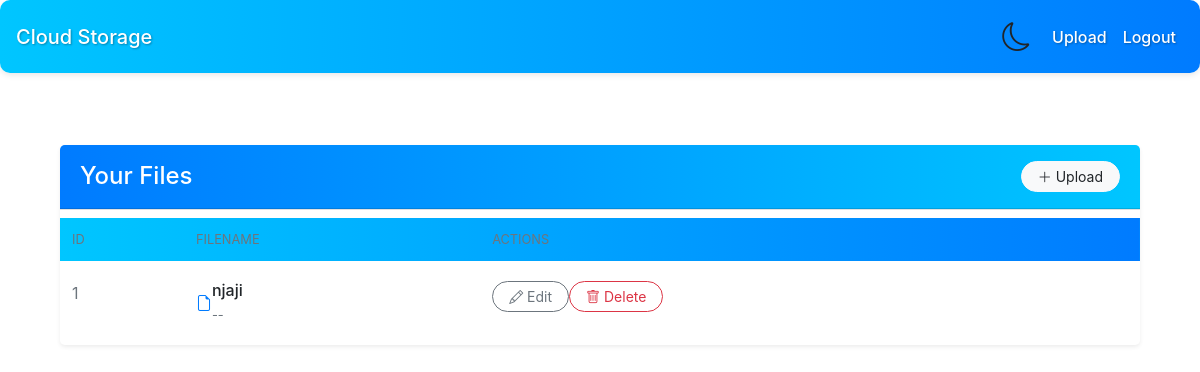
Page / (signed in) on the earlier database version.
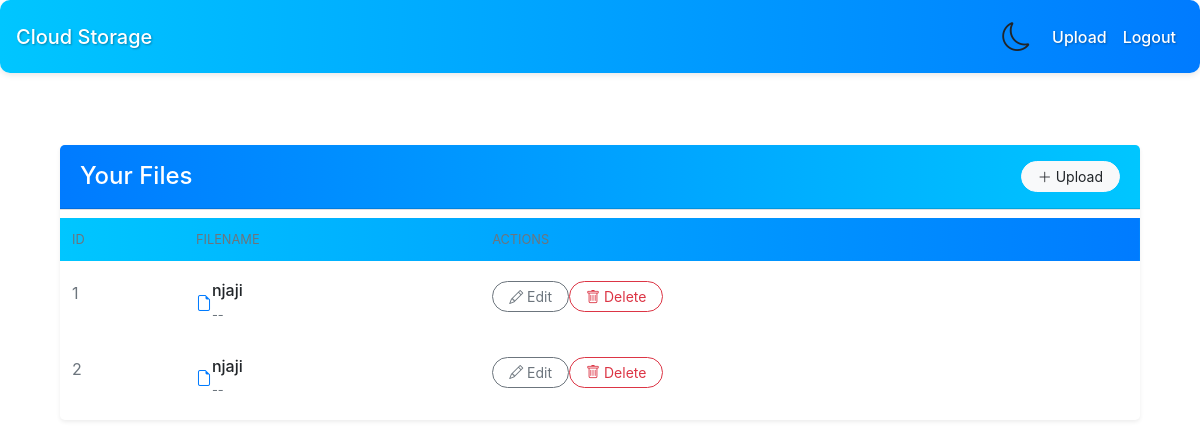
Same page on the later database version.
### app.py (models this page shows)
class File(db.Model):
    id = db.Column(db.Integer, primary_key=True)
    filename = db.Column(db.String(150), nullable=False)
    user_id = db.Column(db.Integer, db.ForeignKey('user.id'), nullable=False)

### app.py (the view)
@app.route('/')
@login_required
def index():
    user_files = File.query.filter_by(user_id=current_user.id).all()
    return render_template('index.html', files=user_files)

### app.py (called while the page is built)
@login_manager.user_loader
def load_user(user_id):
    return User.query.get(int(user_id))

### templates/index.html (shortened to what this page needs)
{% extends "base.html" %}
{% block content %}
<div class="container py-5">
  <div class="card shadow-sm border-0 rounded-lg overflow-hidden">
    <div class="card-header bg-gradient-primary text-white d-flex justify-content-between align-items-center py-3">
      <h2 class="h4 mb-0 fw-bold">Your Files</h2>
      <a href="{{ url_for('upload') }}" class="btn btn-light btn-sm px-3 rounded-pill">
        <i class="bi bi-plus-lg me-1"></i> Upload
      </a>
    </div>
    <div class="card-body p-0">
      {% if files %}
        <div class="table-responsive">
          <table class="table table-borderless mb-0">
            <thead class="bg-light">
              <tr>
                <th class="ps-4 text-uppercase text-secondary small fw-medium">ID</th>
                <th class="text-uppercase text-secondary small fw-medium">Filename</th>
                <th class="text-uppercase text-secondary small fw-medium text-end pe-4">Actions</th>
              </tr>
            </thead>
            <tbody>
              {% for file in files %}
              <tr class="align-middle border-bottom">
                <td class="ps-4 text-secondary">{{ file.id }}</td>
                <td>
                  <div class="d-flex align-items-center">
                    <div class="file-icon me-3">
                      <i class="bi bi-file-earmark text-primary fs-4"></i>
                    </div>
                    <div>
                      <h6 class="mb-0 fw-medium">{{ file.filename }}</h6>
                      <span class="text-muted small">{{ file.size|default('--') }}</span>
                    </div>
                  </div>
                </td>
                <td class="text-end pe-4">
                  <div class="btn-group">
                    <a class="btn btn-outline-secondary btn-sm rounded-pill px-3 me-2" href="{{ url_for('update', file_id=file.id) }}">
                      <i class="bi bi-pencil me-1"></i> Edit
                    </a>
                    <form action="{{ url_for('delete', file_id=file.id) }}" method="post" class="d-inline">
                      <button type="submit" class="btn btn-outline-danger btn-sm rounded-pill px-3">
                        <i class="bi bi-trash me-1"></i> Delete
                      </button>
                    </form>
                  </div>
                </td>
              </tr>
              {% endfor %}
            </tbody>
          </table>
        </div>
      {% endif %}
    </div>
  </div>
</div>
{% endblock %}

### templates/base.html (shortened to what this page needs)
<!DOCTYPE html>
<html>
<head>
  <link rel="stylesheet" href="{{ url_for('static', filename='style.css') }}">
  <link rel="stylesheet" href="https://stackpath.bootstrapcdn.com/bootstrap/4.5.2/css/bootstrap.min.css">
  <link rel="stylesheet" href="https://cdn.jsdelivr.net/npm/bootstrap-icons@1.9.1/font/bootstrap-icons.css">
</head>
<body>
<nav class="navbar navbar-expand-lg">
  <a class="navbar-brand" href="{{ url_for('index') }}">Cloud Storage</a>
  <div class="collapse navbar-collapse">
    <ul class="navbar-nav ml-auto align-items-center">
      <li class="nav-item">
        <button id="theme-toggle" class="btn theme-toggle-btn" title="Toggle Theme">
          <i id="theme-icon" class="bi bi-moon"></i>
        </button>
      </li>
      {% if current_user.is_authenticated %}
      <li class="nav-item">
        <a class="nav-link" href="{{ url_for('upload') }}">Upload</a>
      </li>
      <li class="nav-item">
        <a class="nav-link" href="{{ url_for('logout') }}">Logout</a>
      </li>
      {% endif %}
    </ul>
  </div>
</nav>
<div class="container mt-4">
  {% block content %}{% endblock %}
</div>
</body>
</html>

### static/style.css (style rules this page uses)
body { background-color: #f4f6f8; color: #333; transition: background-color 0.3s ease, color 0.3s ease; font-family: 'Helvetica Neue', Helvetica, Arial, sans-serif; }
.navbar { background: linear-gradient(90deg, #00c6ff, #007bff); box-shadow: 0 2px 6px rgba(0, 0, 0, 0.1); padding: 0.75rem 1.5rem; border-radius: 10px; margin-bottom: 20px; }
.navbar .navbar-brand, .navbar .nav-link { color: #fff; font-weight: 500; text-shadow: 1px 1px 2px rgba(0, 0, 0, 0.3); }
.theme-toggle-btn { border: none; background: transparent; cursor: pointer; outline: none; padding: 0.5rem; }
.theme-toggle-btn i { font-size: 1.8rem; transition: transform 0.3s ease, color 0.3s ease; }
.container { margin-top: 20px; }
.card { background-color: #ffffff; border: none; border-radius: 16px; box-shadow: 0 4px 8px rgba(0, 0, 0, 0.08); margin-bottom: 20px; }
.card-header { padding: 1.5rem; border-bottom: none; border-top-left-radius: 16px; border-top-right-radius: 16px; background: linear-gradient(90deg, #007bff, #00c6ff); color: #fff; }
.table-responsive { border-top: 1px solid #e0e0e0; }
.table { margin-bottom: 0; border-collapse: separate; border-spacing: 0 0.5rem; }
.table thead { background: linear-gradient(90deg, #00c6ff, #007bff); border-bottom: 2px solid #007bff; color: #fff; }
.table th, .table td { vertical-align: middle; padding: 0.75rem; border: none; }
.table tbody tr { background-color: #ffffff; border-radius: 8px; overflow: hidden; }
.btn { border-radius: 20px; padding: 0.5rem 1rem; }
.btn-outline-secondary { border: 2px solid; border-image-slice: 1; border-image-source: linear-gradient(45deg, #ff9800, #e91e63); color: #ff9800; background: transparent; transition: background-color 0.3s ease, color 0.3s ease; }
.fw-bold { font-weight: bold; }
.fw-medium { font-weight: 500; }

Differences in the rows shown:
added File: id "2", filename "njaji", size "--"
